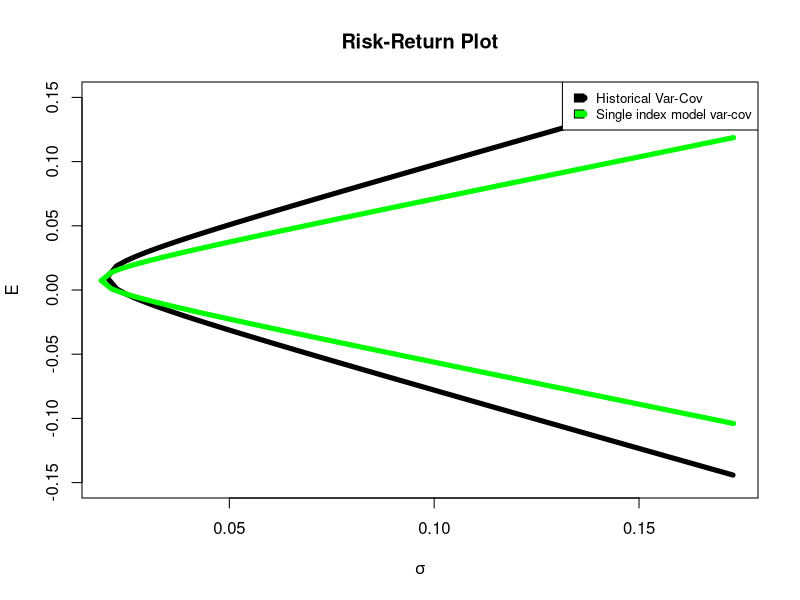

Reproduce this figure in R.
a_all <- read.csv("stockData.csv", sep=",", header=TRUE) 
# Use 5 year data to train 
a <- a_all[1:60,] 
#Convert adjusted close prices into returns:
r <- (a[-1,4:ncol(a)]-a[-nrow(a),4:ncol(a)])/a[-nrow(a),4:ncol(a)] # return of stocks
r_m <- (a[-1,3]-a[-nrow(a),3])/a[-nrow(a),3] # return of market

n_stocks = 30

mean_Rm = mean(r_m)
var_Rm <- var(r_m)
stdev_Rm <- var_Rm^.5

mean_Ri = colMeans(r)

cov_Rm_Ri = rep(0,n_stocks)
for (i in 1:n_stocks){
  cov_Rm_Ri[i] = cov(r_m,r[,i]) 
}
#find beta_i
betas = cov_Rm_Ri / var_Rm 
print("Betas are:")
print(betas)
print("Number of negative betas")
print(sum(which(betas < 0)))

#find alpha_i

alphas = mean_Ri - betas * mean_Rm
print("Alphas are:")
print(alphas)

#find var_e_i
var_es = rep(0,n_stocks)

for (i in 1:n_stocks){
  r_stock_i = r[,i]
  residuals = r_stock_i - alphas[i] - betas[i] * r_m
  var_es[i] = sum(residuals^2) / (length(r_stock_i) - 2)
}
#find variance of beta estimates
var_betas = var_es / var_Rm

#Compute covariance matrix using single index model
covariance_matrix = matrix(0,n_stocks,n_stocks)
for (i in 1:n_stocks)
{
  for(j in 1:n_stocks){
    if(i == j)
    {
      covariance_matrix[i,j] = betas[i] * betas[i] * var_Rm + var_es[i]
    }else{
      covariance_matrix[i,j] = betas[i] * betas[j] * var_Rm
    }
  }
}
print("Single Index Model cov_mat")
print(covariance_matrix)

#Project 2 part e replicated:
 
n_stocks = 30 
means <- colMeans(r)
covmat <- cov(r)
cormat <- cor(r)
variances <- diag(covmat)
stdev <- diag(covmat)^.5
inv_covmat <- solve(covmat)
ones = rep(1,n_stocks)

A = as.numeric(t(means) %*% inv_covmat %*% ones) 
B = as.numeric(t(means) %*% inv_covmat %*% means) 
C = as.numeric(t(ones)  %*% inv_covmat %*% ones) 
D = B*C - A^2

E <- seq(-0.2,0.2,.001)

sigmas <- sqrt(seq(1/C,0.03,.0001)) 
upper_part <- (A + sqrt(D*(C*sigmas^2 - 1)))*(1/C) 
lower_part <- (A - sqrt(D*(C*sigmas^2 - 1)))*(1/C) 

plot(sigmas, upper_part, lwd=5,type = "l",ylab = 'E', xlab = expression(sigma),ylim = c(-0.15,0.15),main="Risk-Return Plot") 
lines(sigmas,lower_part, lwd=5,type = "l")

#Finding efficient frontier using the single index model:

mean_Ri = colMeans(r)
inv_covmat_single_index = solve(covariance_matrix)
ones = ones = rep(1,n_stocks)
  
A = as.numeric(t(mean_Ri) %*% inv_covmat_single_index %*% ones) 
B = as.numeric(t(mean_Ri) %*% inv_covmat_single_index %*% mean_Ri) 
C = as.numeric(t(ones)  %*% inv_covmat_single_index %*% ones) 
D = B*C - A^2

E <- seq(-0.2,0.2,.001)
sigmas <- sqrt(seq(1/C,0.03,.0001)) 
upper_part <- (A + sqrt(D*(C*sigmas^2 - 1)))*(1/C) 
lower_part <- (A - sqrt(D*(C*sigmas^2 - 1)))*(1/C) 

lines(sigmas, upper_part, lwd=5,type = "l",col = "green") 
lines(sigmas,lower_part, lwd=5,type = "l",col = "green")
legend("topright", 
       legend=c("Historical Var-Cov", "Single index model var-cov"),
       col=c("black", "green"),
       pch = 19,
       fill =c("black", "green"),
       cex=0.8)